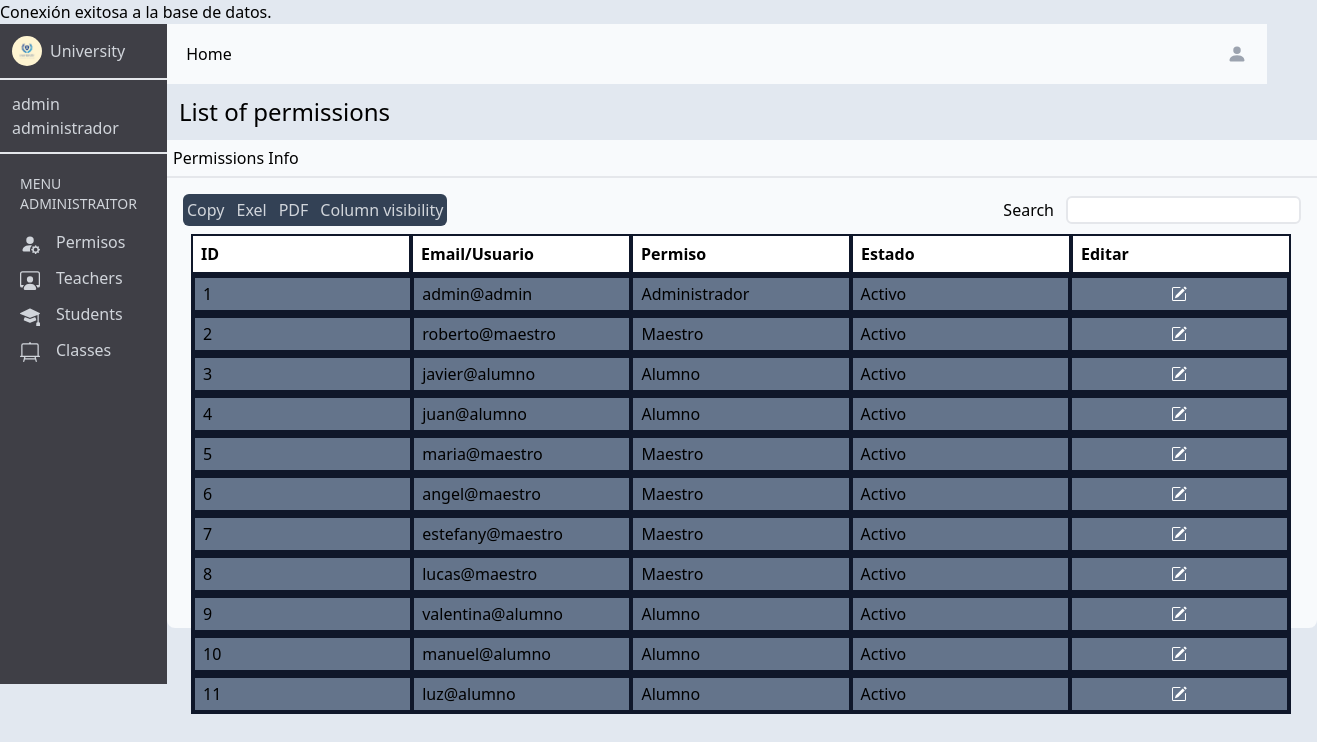
Page /adminperm.php (signed in) on the earlier database version.
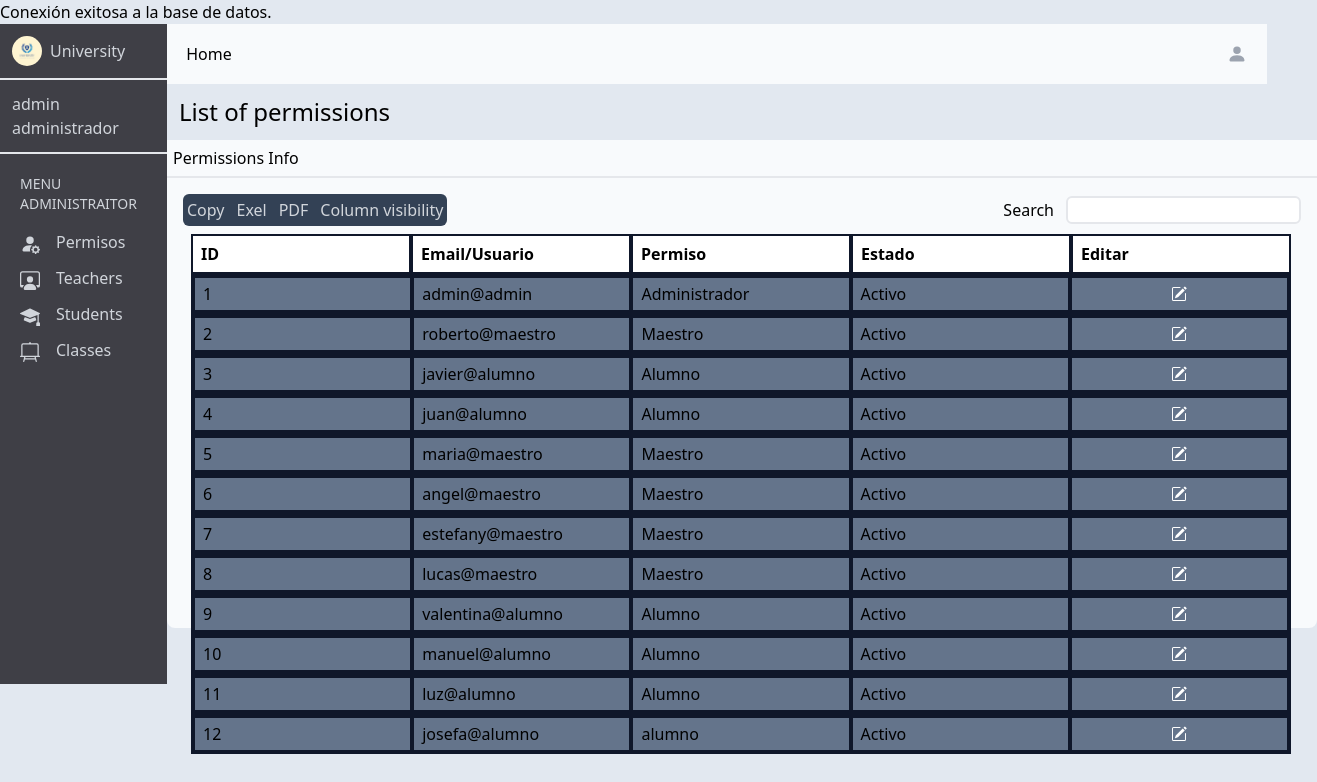
Same page on the later database version.
### tables this page shows
CREATE TABLE IF NOT EXISTS `administrador` (
  `id` int NOT NULL AUTO_INCREMENT,
  `dni` int NOT NULL,
  `nombre` varchar(100) NOT NULL,
  `usuario` varchar(250) NOT NULL,
  `contrasena` varchar(250) NOT NULL,
  `permiso` varchar(100) NOT NULL,
  `estado` varchar(100) NOT NULL,
  `direccion` varchar(250) NOT NULL,
  `nacimiento` date NOT NULL,
  `clase` varchar(100) NOT NULL,
  PRIMARY KEY (`id`),
  UNIQUE KEY `dni` (`dni`),
  UNIQUE KEY `usuario` (`usuario`(100)),
  KEY `dni_2` (`dni`)
);

### adminperm.php (the view, shortened to what this page needs)
<?php
require "connection.php";
$consulta = "SELECT * FROM administrador";
$resultado = mysqli_query($connection, $consulta);
?>
<!DOCTYPE html>
<html lang="en">
<head>
    <link href="/dist/output.css" rel="stylesheet">
</head>
<body class="bg-slate-200">
    <main class="h-screen flex">
        <div class="w-custom-300 h-custom-660 bg-zinc-700">
            <div class="flex items-center p-3 gap-2 border-b-2">
                <img class="w-custom-30 h-custom-30 rounded-full" src="./assets/logo.jpg">
                <p class="text-gray-300">University</p>
            </div>
            <div class="p-3 border-b-2">
                <p class="text-gray-300">admin</p>
                <p class="text-gray-300">administrador</p>
            </div>
            <div class="p-5 flex flex-col">
                <p class="flex justify-center text-gray-300 pb-4 text-sm">MENU ADMINISTRAITOR</p>
                <div class="flex flex-col items-start gap-3">
                    <button class="text-gray-300 hover:translate-y-[-4px]" onclick="permisos()">
                        Permisos</button>
                    <button class="text-gray-300 hover:translate-y-[-4px]" onclick="maestros()">
                        Teachers</button>
                    <button class="text-gray-300 hover:translate-y-[-4px]" onclick="alumnos()">
                        Students</button>
                    <button class="text-gray-300 hover:translate-y-[-4px]" onclick="clases()">
                        Classes</button>
                </div>
            </div>
        </div>
        <div class="flex flex-col">
            <div class="w-custom-1100 flex justify-between h-15 p-3 bg-slate-50">
                <button class="w-custom-60 text-center hover:bg-gray-300 rounded-md" onclick="dashboardadmi()">Home</button>
                <button class="px-2 py-2 flex justify-center hover:bg-gray-300 rounded-md" onclick="menuadmin()"><svg xmlns="http://www.w3.org/2000/svg" width="16" height="16" fill="currentColor" class="bi bi-person-fill text-gray-400 w-custom-20 h-custom-20 inline-block mr-0" viewBox="0 0 16 16">
                        <path d="M3 14s-1 0-1-1 1-4 6-4 6 3 6 4-1 1-1 1H3Zm5-6a3 3 0 1 0 0-6 3 3 0 0 0 0 6Z" />
                    </svg></button>
            </div>
            <div>
                <p class="p-3 text-bold text-2xl">List of permissions</p>
                <div class="w-custom-1150 h-10 p-1.5 bg-slate-50 border-b-2">
                    <p>Permissions Info</p>
                </div>
                <div class="w-full h-custom-450 p-4 bg-slate-50 rounded-b-lg">
                    <div class="flex justify-between">
                        <div class="w-64 p-1 flex bg-slate-700 gap-3 rounded-md">
                            <button class="text-gray-300">Copy</button>
                            <button class="text-gray-300">Exel</button>
                            <button class="text-gray-300">PDF</button>
                            <button class="text-gray-300">Column visibility</button>
                        </div>
                        <div class="flex justify-center items-center gap-3">
                            <p>Search</p>
                            <input class="w-20 h-8 border-2 rounded-md">
                        </div>
                    </div>
                    <div class="w-custom-1100 flex flex-col p-2">
                        <div class="w-custom-1100 h-custom-40 flex bg-white">
                            <div class="w-custom-300 border-2 border-slate-900 flex items-center p-2 font-bold">ID</div>
                            <div class="w-custom-300 border-2 border-slate-900 flex items-center p-2 font-bold">Email/Usuario</div>
                            <div class="w-custom-300 border-2 border-slate-900 flex items-center p-2 font-bold">Permiso</div>
                            <div class="w-custom-300 border-2 border-slate-900 flex items-center p-2 font-bold">Estado</div>
                            <div class="w-custom-300 border-2 border-slate-900 flex items-center p-2 font-bold">Editar</div>
                        </div>
                        <?php
                        $contador = 1;
                        while (($fila = mysqli_fetch_assoc($resultado))) {
                            echo "<div class='w-custom-1100 h-custom-40 flex bg-slate-500 border-2 border-slate-900'>";
                            echo "<div class='w-custom-220 border-2 border-slate-900 flex items-center p-2'>" . $contador . "</div>";
                            echo "<div class='w-custom-220 border-2 border-slate-900 flex items-center p-2'>" . $fila['usuario'] . "</div>";
                            echo "<div class='w-custom-220 border-2 border-slate-900 flex items-center p-2'>" . $fila['permiso'] . "</div>";
                            echo "<div class='w-custom-220 border-2 border-slate-900 flex items-center p-2'>" . $fila['estado'] . "</div>";
                            echo "<button class='w-custom-220 border-2 border-slate-900 flex justify-center items-center p-2' onclick='editper(" . $fila['dni'] . ", \"" . $fila['usuario'] . "\", \"" . $fila['estado'] . "\")'>" . "<svg xmlns='http://www.w3.org/2000/svg width='16' height='16' fill='currentColor' class='bi bi-pencil-square text-white' viewBox='0 0 16 16'>" .
                                "<path d='M15.502 1.94a.5.5 0 0 1 0 .706L14.459 3.69l-2-2L13.502.646a.5.5 0 0 1 .707 0l1.293 1.293zm-1.75 2.456-2-2L4.939 9.21a.5.5 0 0 0-.121.196l-.805 2.414a.25.25 0 0 0 .316.316l2.414-.805a.5.5 0 0 0 .196-.12l6.813-6.814z'/>" . "
                                <path fill-rule='evenodd' d='M1 13.5A1.5 1.5 0 0 0 2.5 15h11a1.5 1.5 0 0 0 1.5-1.5v-6a.5.5 0 0 0-1 0v6a.5.5 0 0 1-.5.5h-11a.5.5 0 0 1-.5-.5v-11a.5.5 0 0 1 .5-.5H9a.5.5 0 0 0 0-1H2.5A1.5 1.5 0 0 0 1 2.5v11z'/>" .
                                "</svg>" . "</button>";
                            echo "</div>";
                            $contador++;
                        }
                        ?>
                    </div>
                </div>
            </div>
        </div>
    </main>
</body>
</html>

Differences in the rows shown:
added administrador: usuario "josefa@alumno", permiso "alumno", estado "Activo"
